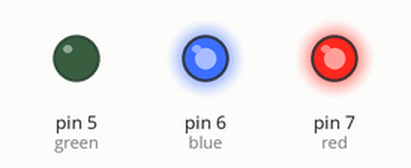
Recording of a sketch running on a simulated Arduino Uno, built with avr-gcc and run on an emulated ATmega328P. Parts: output pins drawn as LEDs (lit = HIGH).

Above: at 0.5 s.
At 1.5 s:
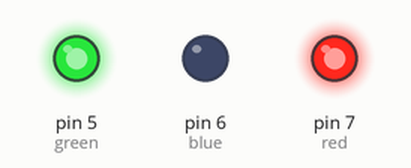
At 5.5 s:
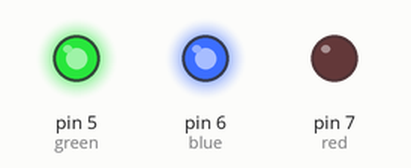
Timing chart, 0 to 6.9 s (numbered marks = the images above):
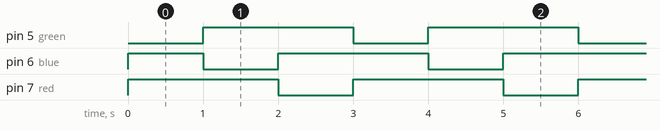

Measured:
- by itself, pin 5 (green), pin 7 (red): alternates HIGH for 2.0 s and LOW for 1.0 s
- by itself, pin 6 (blue): repeats every 3.0 s: LOW 1.0 s, HIGH 2.0 s
- by itself, everything shown: repeats every 3.0 s, in 3 steps

The sketch:

10_16520216_02b.ino
```cpp
int red = 7;
int blue = 6;
int green = 5;

void setup()
{
  pinMode(green, OUTPUT);
  pinMode(blue, OUTPUT);
  pinMode(red, OUTPUT);
}

void loop()
{
  digitalWrite(red, HIGH);
  digitalWrite(blue, HIGH);
  delay(1000); // Wait for 1000 millisecond(s)
  digitalWrite(blue, LOW);
  digitalWrite(green, HIGH);
  delay(1000); // Wait for 1000 millisecond(s)
  digitalWrite(red, LOW);
  digitalWrite(blue, HIGH);
  delay(1000); // Wait for 1000 millisecond(s)
  digitalWrite(green, LOW);
  digitalWrite(red, HIGH);
}
```
